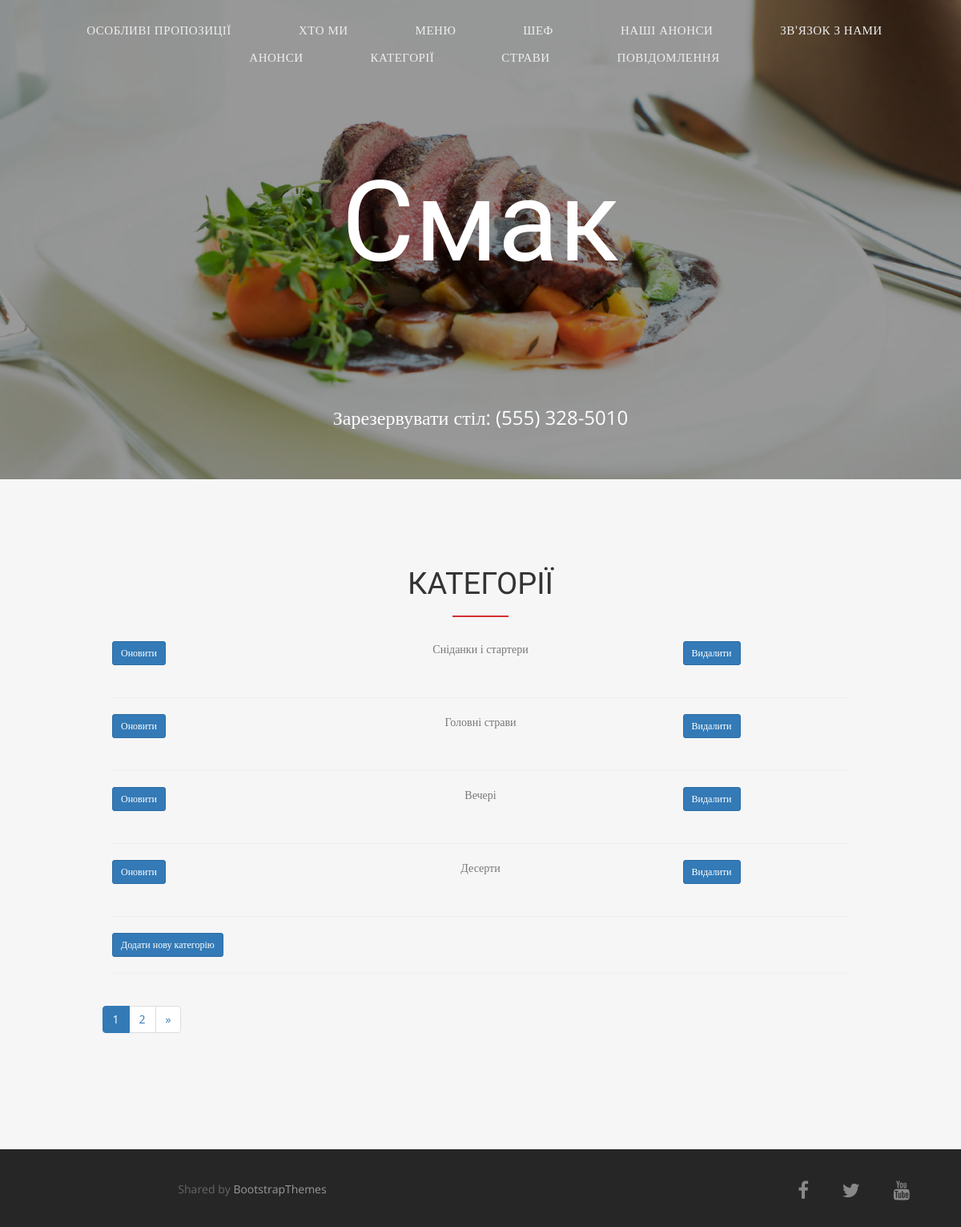
/menu/categories/ (signed in), run on the app's committed database.
### menu/models.py (models this page shows, shortened)
class Category(models.Model):
    title = models.CharField(max_length=20, unique=True)
    category_order = models.IntegerField()
    is_visible = models.BooleanField(default=True)

### menu/views.py (the view)
# urls.py: path('categories/', categories, name='categories'),
@login_required(login_url='/login/')
@user_passes_test(is_member)
def categories(request):
    items = Category.objects.all().order_by('category_order')
    paginator = Paginator(items, 4)
    page = request.GET.get('page')
    items = paginator.get_page((page))
    return render(request, 'categories_view.html/', context={'items': items})

### menu/views.py (called while the page is built)
def is_member(user):
    return user.groups.filter(name='manager').exists() or user.is_staff

### menu/templates/categories_view.html (shortened to what this page needs)
{% extends 'base.html' %}
{% block content %}
<section id="cats" style="padding-top: 100px;padding-right: 0;padding-left: 0;padding-bottom: 120px;background: #f6f6f6;">
    <div class="container">
        <div class="section-title text-center">
            <h2>Категорії</h2>
        </div>
        <div class="col-md-10 col-md-offset-1">
            {% for item in items %}
            <div class="row">
                <div class="col-md-3">
                    <a href='{% url "menu:categories_update" pk=item.pk%}#cat_upd'>
                        <button type="button" class="btn btn-primary btn-sm">Оновити</button>
                    </a>
                </div>
                <div class="col-md-6 section-title text-center">{{ item.title }}</div>
                <div class="col-md-3">
                    <a href='{% url "menu:categories_delete" pk=item.pk%}'>
                        <button type="button" class="btn btn-primary btn-sm">Видалити</button>
                    </a>
                </div>
            </div>
            <hr/>
            {% endfor %}
            <div class="row">
                <div class='col-md-6 centered'>
                     <a href='{% url "menu:categories_add" %}#cat_add'>
                        <button type="button" class="btn btn-primary btn-sm">
                            Додати нову категорію
                        </button>
                    </a>
                </div>
            </div>
            <hr/>
        </div>
    </div>
    <div id="navigation" class="container">
        <div class="row">
            <div class="col-md-10 col-md-offset-1">
                <nav aria-label="Page navigation example">
                    <ul class="pagination">
                        {% for page in items.paginator.page_range %}
                            {% if page == items.number %}
                                <li class="page-item active">
                                    <a class="page-link" href="#cats"> {{page}}
                                    </a>
                                </li>
                            {% else %}
                                <li class="page-item">
                                    <a class="page-link" href="?page={{page}}#cats">
                                        {{page}}
                                    </a>
                                </li>
                            {% endif %}
                        {% endfor %}
                        {% if items.has_next %}
                            <li class="page-item">
                                <a class="page-link" href="?page={{ items.paginator.num_pages }}#cats" aria-label="Next">
                                    <span aria-hidden="true">&raquo;</span>
                                </a>
                            </li>
                        {% endif %}
                    </ul>
                </nav>
            </div>
        </div>
    </div>
</section>
{% endblock %}

### static/css/style.css (style rules this page uses)
body, html { font-family: 'Open Sans', serif; text-rendering: optimizeLegibility !important; -webkit-font-smoothing: antialiased !important; color: #777; font-weight: 400; width: 100% !important; height: 100% !important; }
h1, h2, h3, h4 { font-family: 'Raleway', sans-serif; }
h2 { font-weight: 400; font-size: 38px; color: #333; text-transform: uppercase; position: relative; margin-top: 10px; margin-bottom: 15px; padding-bottom: 20px; }
h2::after { position: absolute; content: ""; background: #d43031; height: 2px; width: 70px; bottom: 0; margin-left: -35px; left: 50%; }
a { color: #8eb640; }
ul, ol { list-style: none; }
ul, ol { padding: 0; webkit-padding: 0; moz-padding: 0; }
.section-title { margin-bottom: 30px; }

### data on the page
Category: title "Сніданки і стартери"
Category: title "Головні страви"
Category: title "Вечері"
Category: title "Десерти"

### other printed values
{{ page }} "1"
{{ page }} "2"
